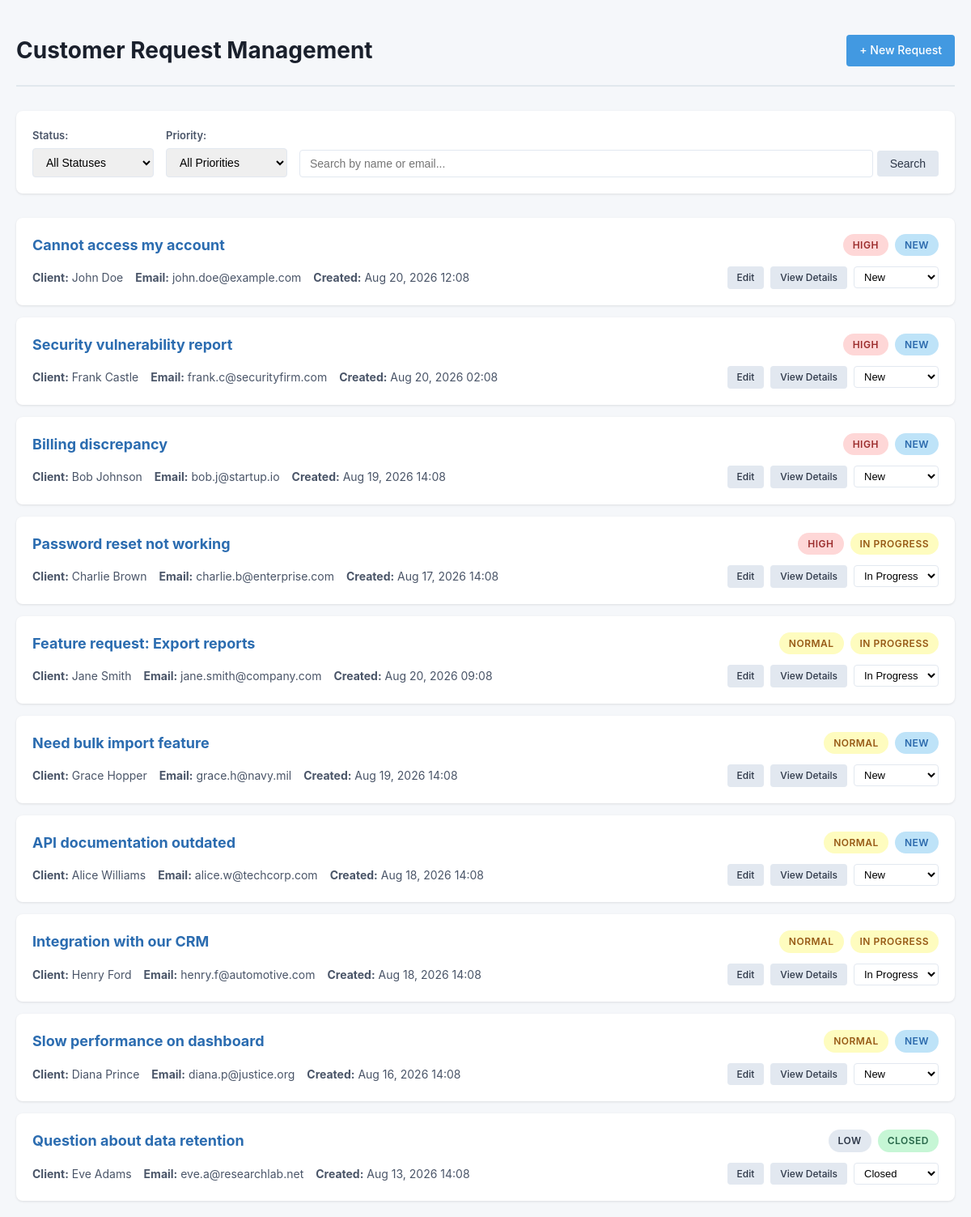
The page / on the database its author committed.
### tables this page shows
CREATE TABLE IF NOT EXISTS requests (
    id INT AUTO_INCREMENT PRIMARY KEY,
    fullname VARCHAR(100) NOT NULL,
    email VARCHAR(255) NOT NULL,
    subject VARCHAR(255) NOT NULL,
    description TEXT NOT NULL,
    priority ENUM('low', 'normal', 'high') NOT NULL DEFAULT 'normal',
    status ENUM('new', 'in_progress', 'closed') NOT NULL DEFAULT 'new',
    created_at TIMESTAMP DEFAULT CURRENT_TIMESTAMP,
    updated_at TIMESTAMP DEFAULT CURRENT_TIMESTAMP ON UPDATE CURRENT_TIMESTAMP,
    INDEX idx_status (status),
    INDEX idx_priority (priority),
    INDEX idx_email (email),
    INDEX idx_name (fullname)
);

### includes/Database.php (called while the page is built, shortened)
<?php
class Database {
    private static $instance = null;
    private $connection;
    private function __construct() {
            $configPath = __DIR__ . '/../config/database.php';
        $config = require_once $configPath;
        try {
            $dsn = sprintf(
                'mysql:host=%s;port=%s;dbname=%s;charset=%s',
                $config['host'],
                $config['port'] ?? '3306',
                $config['database'],
                $config['charset']
            );
            $this->connection = new PDO(
                $dsn,
                $config['username'],
                $config['password'],
                [
                    PDO::ATTR_ERRMODE => PDO::ERRMODE_EXCEPTION,
                    PDO::ATTR_DEFAULT_FETCH_MODE => PDO::FETCH_ASSOC,
                    PDO::ATTR_EMULATE_PREPARES => false,
                    PDO::MYSQL_ATTR_INIT_COMMAND => "SET NAMES utf8"
                ]
            );
        } catch (PDOException $e) {
            die('Database connection failed: ' . $e->getMessage());
        }
    }
    public static function getInstance() {
        if (self::$instance === null) {
            self::$instance = new self();
        }
        return self::$instance;
    }
    public function getConnection() {
        return $this->connection;
    }
}

### config/database.php (called while the page is built)
<?php
$host = getenv('MYSQL_HOST') ?: 'localhost';
$port = getenv('MYSQL_PORT') ?: '3306';
$database = getenv('MYSQL_DATABASE') ?: 'request_system';
$username = getenv('MYSQL_USER') ?: 'root';
$password = getenv('MYSQL_PASSWORD') ?: '';
return [
    'host' => $host,
    'port' => $port,
    'database' => $database,
    'username' => $username,
    'password' => $password,
    'charset' => 'utf8'
];

### includes/Request.php (called while the page is built, shortened)
<?php
require_once __DIR__ . '/Database.php';
class Request {
    private $db;
    public function __construct() {
        $this->db = Database::getInstance()->getConnection();
    }
    public function getAll($filters = []) {
        $sql = "SELECT * FROM requests WHERE 1=1";
        $params = [];
        $sql .= " ORDER BY
            CASE priority
                WHEN 'high' THEN 1
                WHEN 'normal' THEN 2
                WHEN 'low' THEN 3
            END,
            created_at DESC";
        $stmt = $this->db->prepare($sql);
        $stmt->execute($params);
        return $stmt->fetchAll();
    }
}

### includes/helpers.php (called while the page is built, shortened)
<?php
function getStatusLabel($status) {
    $labels = [
        'new' => 'New',
        'in_progress' => 'In Progress',
        'closed' => 'Closed'
    ];
    return $labels[$status] ?? $status;
}
function getStatusBadgeClass($status) {
    $classes = [
        'new' => 'badge-new',
        'in_progress' => 'badge-in-progress',
        'closed' => 'badge-closed'
    ];
    return $classes[$status] ?? '';
}
function getPriorityLabel($priority) {
    $labels = [
        'low' => 'Low',
        'normal' => 'Normal',
        'high' => 'High'
    ];
    return $labels[$priority] ?? $priority;
}
function getPriorityBadgeClass($priority) {
    $classes = [
        'low' => 'badge-low',
        'normal' => 'badge-normal',
        'high' => 'badge-high'
    ];
    return $classes[$priority] ?? '';
}
function escape($string) {
    return htmlspecialchars($string, ENT_QUOTES, 'UTF-8');
}
function formatDate($date) {
    return date('M d, Y H:i', strtotime($date));
}

### index.php (the view, shortened to what this page needs)
<?php
require_once BASE_PATH . '/includes/Database.php';
require_once BASE_PATH . '/includes/Request.php';
require_once BASE_PATH . '/includes/helpers.php';
$requestModel = new Request();
$filters = [];
$requests = $requestModel->getAll($filters);
$allStatuses = ['new', 'in_progress', 'closed'];
?>
<!DOCTYPE html>
<html lang="en">
<head>
    <link rel="stylesheet" href="css/style.css">
</head>
<body>
    <div class="container">
        <header>
            <h1>Customer Request Management</h1>
            <a href="create.php" class="btn btn-primary">+ New Request</a>
        </header>
        <div class="filters">
            <form method="GET" class="filter-form">
                <div class="filter-group">
                    <label>Status:</label>
                    <select name="status" onchange="this.form.submit()">
                        <option value="">All Statuses</option>
                    </select>
                </div>
                <div class="filter-group">
                    <label>Priority:</label>
                    <select name="priority" onchange="this.form.submit()">
                        <option value="">All Priorities</option>
                    </select>
                </div>
                <div class="filter-group search-group">
                    <input type="text" name="search" placeholder="Search by name or email..." value="<?= isset($_GET['search']) ? escape($_GET['search']) : '' ?>">
                    <button type="submit" class="btn btn-secondary">Search</button>
                </div>
            </form>
        </div>
        <?php if (empty($requests)): ?>
            <div class="empty-state">
                <p>No requests found.</p>
            </div>
        <?php else: ?>
            <div class="request-list">
                <?php foreach ($requests as $request): ?>
                    <div class="request-card">
                        <div class="request-header">
                            <h3><a href="view.php?id=<?= $request['id'] ?>"><?= escape($request['subject']) ?></a></h3>
                            <div class="request-badges">
                                <span class="badge <?= getPriorityBadgeClass($request['priority']) ?>">
                                    <?= escape(getPriorityLabel($request['priority'])) ?>
                                </span>
                                <span class="badge <?= getStatusBadgeClass($request['status']) ?>">
                                    <?= escape(getStatusLabel($request['status'])) ?>
                                </span>
                            </div>
                        </div>
                        <div class="request-body">
                            <div class="request-meta">
                                <span><strong>Client:</strong> <?= escape($request['fullname']) ?></span>
                                <span><strong>Email:</strong> <?= escape($request['email']) ?></span>
                                <span><strong>Created:</strong> <?= formatDate($request['created_at']) ?></span>
                            </div>
                            <div class="request-actions">
                                <a href="edit.php?id=<?= $request['id'] ?>" class="btn btn-sm btn-secondary">Edit</a>
                                <a href="view.php?id=<?= $request['id'] ?>" class="btn btn-sm btn-secondary">View Details</a>
                                <form method="POST" class="status-update-form" style="display: inline;">
                                    <select name="status" onchange="this.form.submit()" class="status-select">
                                        <?php foreach ($allStatuses as $status): ?>
                                            <option value="<?= escape($status) ?>" <?= $request['status'] === $status ? 'selected' : '' ?>>
                                                <?= escape(getStatusLabel($status)) ?>
                                            </option>
                                        <?php endforeach; ?>
                                    </select>
                                </form>
                            </div>
                        </div>
                    </div>
                <?php endforeach; ?>
            </div>
        <?php endif; ?>
    </div>
</body>
</html>

### css/style.css (style rules this page uses)
* { margin: 0; padding: 0; box-sizing: border-box; }
body { font-family: -apple-system, BlinkMacSystemFont, "Segoe UI", Roboto, "Helvetica Neue", Arial, sans-serif; background: #f5f7fa; color: #333; line-height: 1.6; padding: 20px; }
.container { max-width: 1200px; margin: 0 auto; }
header { display: flex; justify-content: space-between; align-items: center; padding: 20px 0; border-bottom: 2px solid #e1e8ed; margin-bottom: 30px; }
header h1 { font-size: 28px; color: #1a202c; }
.btn { display: inline-block; padding: 8px 16px; border: none; border-radius: 4px; font-size: 14px; font-weight: 500; text-decoration: none; cursor: pointer; transition: background 0.2s; }
.btn-primary { background: #4299e1; color: white; }
.btn-secondary { background: #e2e8f0; color: #2d3748; }
.btn-sm { padding: 4px 12px; font-size: 12px; }
.filters { background: white; padding: 20px; border-radius: 8px; box-shadow: 0 1px 3px rgba(0,0,0,0.1); margin-bottom: 30px; }
.filter-form { display: flex; flex-wrap: wrap; gap: 15px; align-items: flex-end; }
.filter-group { display: flex; flex-direction: column; gap: 5px; }
.filter-group label { font-size: 13px; font-weight: 600; color: #4a5568; }
.filter-group select, .filter-group input { padding: 8px 12px; border: 1px solid #e2e8f0; border-radius: 4px; font-size: 14px; min-width: 150px; }
.search-group { flex: 1; flex-direction: row; align-items: center; }
.search-group input { flex: 1; min-width: 200px; }
.request-list { display: flex; flex-direction: column; gap: 15px; }
.request-card { background: white; border-radius: 8px; box-shadow: 0 1px 3px rgba(0,0,0,0.1); padding: 20px; transition: box-shadow 0.2s; }
.request-header { display: flex; justify-content: space-between; align-items: flex-start; margin-bottom: 12px; }
.request-header h3 { font-size: 18px; color: #2b6cb0; }
.request-header h3 a { text-decoration: none; color: #2b6cb0; }
.request-badges { display: flex; gap: 8px; flex-shrink: 0; margin-left: 15px; }
.request-body { display: flex; justify-content: space-between; align-items: center; flex-wrap: wrap; gap: 10px; }
.request-meta { display: flex; flex-wrap: wrap; gap: 15px; font-size: 14px; color: #4a5568; }
.request-meta span { display: inline-block; }
.request-actions { display: flex; gap: 8px; flex-wrap: wrap; }
.status-select { padding: 4px 8px; border: 1px solid #e2e8f0; border-radius: 4px; font-size: 13px; background: white; }
.status-update-form { display: inline-block; }
.badge { display: inline-block; padding: 4px 12px; border-radius: 20px; font-size: 12px; font-weight: 600; text-transform: uppercase; letter-spacing: 0.5px; }
.badge-new { background: #bee3f8; color: #2a69ac; }
.badge-in-progress { background: #fefcbf; color: #975a16; }
.badge-closed { background: #c6f6d5; color: #276749; }
.badge-low { background: #e2e8f0; color: #2d3748; }
.badge-normal { background: #fefcbf; color: #975a16; }
.badge-high { background: #fed7d7; color: #9b2c2c; }

### rows shown on the page
requests: subject "Cannot access my account", priority "HIGH", status "NEW", fullname "John Doe", email "john.doe@example.com", created_at "Aug 20, 2026 12:08"
requests: subject "Security vulnerability report", priority "HIGH", status "NEW", fullname "Frank Castle", email "frank.c@securityfirm.com", created_at "Aug 20, 2026 02:08"
requests: subject "Billing discrepancy", priority "HIGH", status "NEW", fullname "Bob Johnson", email "bob.j@startup.io", created_at "Aug 19, 2026 14:08"
requests: subject "Password reset not working", priority "HIGH", status "IN PROGRESS", fullname "Charlie Brown", email "charlie.b@enterprise.com", created_at "Aug 17, 2026 14:08"
requests: subject "Feature request: Export reports", priority "NORMAL", status "IN PROGRESS", fullname "Jane Smith", email "jane.smith@company.com", created_at "Aug 20, 2026 09:08"
requests: subject "Need bulk import feature", priority "NORMAL", status "NEW", fullname "Grace Hopper", email "grace.h@navy.mil", created_at "Aug 19, 2026 14:08"
requests: subject "API documentation outdated", priority "NORMAL", status "NEW", fullname "Alice Williams", email "alice.w@techcorp.com", created_at "Aug 18, 2026 14:08"
requests: subject "Integration with our CRM", priority "NORMAL", status "IN PROGRESS", fullname "Henry Ford", email "henry.f@automotive.com", created_at "Aug 18, 2026 14:08"
requests: subject "Slow performance on dashboard", priority "NORMAL", status "NEW", fullname "Diana Prince", email "diana.p@justice.org", created_at "Aug 16, 2026 14:08"
requests: subject "Question about data retention", priority "LOW", status "CLOSED", fullname "Eve Adams", email "eve.a@researchlab.net", created_at "Aug 13, 2026 14:08"

### other values the page prints
form field status "New"
form field status "In Progress"
form field status "Closed"
